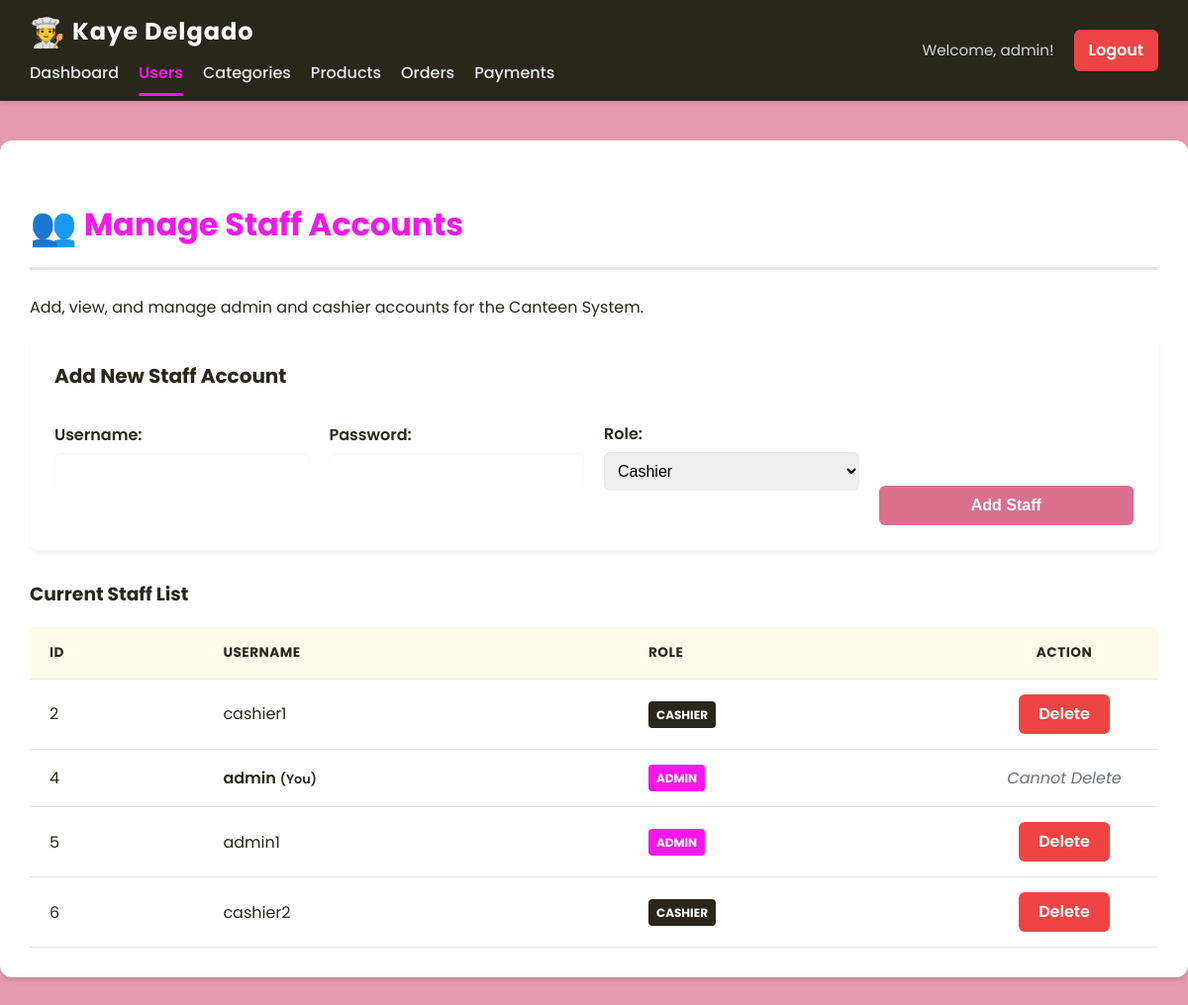
Screenshot of /admin/manage_users.php (signed in) with the database file from the repository.
### tables this page shows
CREATE TABLE `users` (
  `user_id` int(11) NOT NULL,
  `username` varchar(50) NOT NULL,
  `password` varchar(255) NOT NULL,
  `role` enum('admin','cashier') NOT NULL
);

### admin/manage_users.php (the view, shortened to what this page needs)
<?php
include('header.php');
include('navbar.php');
include('../config/db_connect.php');
$current_user_id = $_SESSION['user_id'] ?? null;
$result = $conn->query("SELECT user_id, username, role FROM users ORDER BY user_id ASC");
?>
<div class="container">
    <h2><span style="font-size: 1.2em; vertical-align: middle;">👥</span> Manage Staff Accounts</h2>
    <p class="section-description">Add, view, and manage admin and cashier accounts for the Canteen System.</p>
    <div class="card-form-container">
        <h3>Add New Staff Account</h3>
        <form action="manage_users.php" method="POST" class="user-form">
            <div class="form-group">
                <label for="username">Username:</label>
                <input type="text" id="username" name="username" required>
            </div>
            <div class="form-group">
                <label for="password">Password:</label>
                <input type="password" id="password" name="password" required>
            </div>
            <div class="form-group">
                <label for="role">Role:</label>
                <select id="role" name="role" required>
                    <option value="cashier">Cashier</option>
                </select>
            </div>
            <button type="submit" name="add_user" class="btn btn-primary">Add Staff</button>
        </form>
    </div>
    <div class="table-container">
        <h3>Current Staff List</h3>
        <table class="data-table-canteen">
            <thead>
                <tr>
                    <th>ID</th>
                    <th>Username</th>
                    <th>Role</th>
                    <th style="width: 150px; text-align: center;">Action</th>
                </tr>
            </thead>
            <tbody>
                <?php
                if ($result->num_rows > 0) {
                    while($row = $result->fetch_assoc()){
                ?>
                <tr>
                    <td data-label="ID"><?php echo $row['user_id']; ?></td>
                    <td data-label="Username" class="<?php echo ($row['user_id'] == $current_user_id) ? 'current-user-row' : ''; ?>">
                        <?php echo htmlspecialchars($row['username']); ?>
                        <?php if ($row['user_id'] == $current_user_id) { echo ' <span style="font-size: 0.8em; color: var(--color-current);">(You)</span>'; } ?>
                    </td>
                    <td data-label="Role">
                        <span class="role-tag <?php echo ($row['role'] == 'admin') ? 'admin-tag' : 'cashier-tag'; ?>">
                            <?php echo ucfirst($row['role']); ?>
                        </span>
                    </td>
                    <td data-label="Action" style="text-align: center;">
                        <?php if ($row['user_id'] != $current_user_id) { ?>
                            <a href="manage_users.php?delete=<?php echo $row['user_id']; ?>"
                               onclick="return confirm('WARNING: Are you sure you want to delete the user: <?php echo htmlspecialchars($row['username']); ?>? This action is not reversible and may be blocked if the user has existing orders.')"
                               class="action-btn delete-btn">
                                Delete
                            </a>
                        <?php } else { ?>
                            <span style="color: #6B7280; font-style: italic;">Cannot Delete</span>
                        <?php } ?>
                    </td>
                </tr>
                <?php
                    }
                } else {
                ?>
                <tr>
                    <td colspan="4" style="text-align: center;">No users found. Add your first staff account!</td>
                </tr>
                <?php
                }
                ?>
            </tbody>
        </table>
    </div>
</div>

### admin/header.php (style rules this page uses)
:root { --primary-color: #f916eeff; --secondary-color: #28271aff; --success-color: #db6f8eff; --danger-color: #EF4444; --background-light: #e49bafff; --container-bg: #FFFFFF; --border-color: #E5E7EB; --table-header-bg: #FFFBEB; --font-family: 'Poppins', sans-serif; --shadow-subtle: 0 1px 3px 0 rgba(0, 0, 0, 0.1), 0 1px 2px 0 rgba(0, 0, 0, 0.06); --shadow-medium: 0 4px 6px -1px rgba(0, 0, 0, 0.1), 0 2px 4px -2px rgba(0, 0, 0, 0.1); }
body { font-family: var(--font-family); background: var(--background-light); margin: 0; padding: 0; color: var(--secondary-color); line-height: 1.6; }
.container { max-width: 1200px; margin: 40px auto; padding: 30px; background: var(--container-bg); border-radius: 12px; box-shadow: var(--shadow-medium); min-height: 85vh; }
h2 { font-size: 2rem; color: var(--primary-color); margin-bottom: 25px; padding-bottom: 10px; border-bottom: 3px solid var(--border-color); font-weight: 700; }
input[type="text"], input[type="number"], input[type="password"], select, textarea { width: 100%; padding: 12px; border: 1px solid #D1D5DB; border-radius: 6px; font-size: 1rem; box-sizing: border-box; margin-bottom: 15px; transition: border-color 0.2s, box-shadow 0.2s; }
label { display: block; margin-bottom: 5px; font-weight: 600; color: var(--secondary-color); }
.form-group { margin-bottom: 20px; }
button, .action-btn, .btn { padding: 10px 20px; border: none; border-radius: 6px; cursor: pointer; font-weight: 600; text-decoration: none; text-align: center; transition: background-color 0.2s, box-shadow 0.2s, transform 0.1s; display: inline-flex; align-items: center; justify-content: center; gap: 8px; font-size: 1rem; line-height: 1.25; }
.btn-primary, button[name^="add_"], button[name^="update_"] { background-color: var(--success-color); color: white; }
.btn-danger, .delete-btn { background-color: var(--danger-color); color: white; }
table { width: 100%; border-collapse: separate; border-spacing: 0; margin-top: 0; background: var(--container-bg); }
table th, table td { padding: 15px 20px; border-bottom: 1px solid var(--border-color); text-align: left; }
table th { background-color: var(--table-header-bg); color: var(--secondary-color); font-weight: 700; text-transform: uppercase; font-size: 0.85rem; letter-spacing: 0.5px; }
table tr th:first-child, table tr td:first-child { border-left: none; }
table tr th:last-child, table tr td:last-child { border-right: none; }

### admin/manage_users.php (style rules this page uses)
.card-form-container { background-color: var(--color-card-bg); padding: 25px; border-radius: 8px; box-shadow: 0 4px 6px rgba(0, 0, 0, 0.05); margin-bottom: 30px; }
.card-form-container h3 { font-size: 1.25rem; margin-top: 0; margin-bottom: 20px; color: var(--secondary-color); border-bottom: 2px solid var(--color-border); padding-bottom: 10px; }
.user-form { display: grid; grid-template-columns: repeat(auto-fit, minmax(250px, 1fr)); gap: 20px; align-items: end; }
.form-group { display: flex; flex-direction: column; }
.form-group label { font-weight: 600; margin-bottom: 5px; color: var(--secondary-color); }
.form-group input, .form-group select { padding: 10px; border: 1px solid var(--color-border); border-radius: 6px; font-size: 1rem; box-shadow: inset 0 1px 2px rgba(0, 0, 0, 0.05); transition: border-color 0.2s; }
.current-user-row { background-color: var(--color-current-bg) !important; font-weight: 600; border-left: 5px solid var(--color-current); }
.role-tag { display: inline-block; padding: 4px 8px; border-radius: 4px; font-size: 12px; font-weight: 700; text-transform: uppercase; }
.admin-tag { background-color: var(--primary-color); color: white; }
.cashier-tag { background-color: var(--secondary-color); color: white; }

### rows the page displays
users: user_id "2", username "cashier1", role "CASHIER"
users: user_id "4", username "admin", shows "(You)", role "ADMIN", shows "Cannot Delete"
users: user_id "5", username "admin1", role "ADMIN"
users: user_id "6", username "cashier2", role "CASHIER"

### other values shown
$username "admin"
